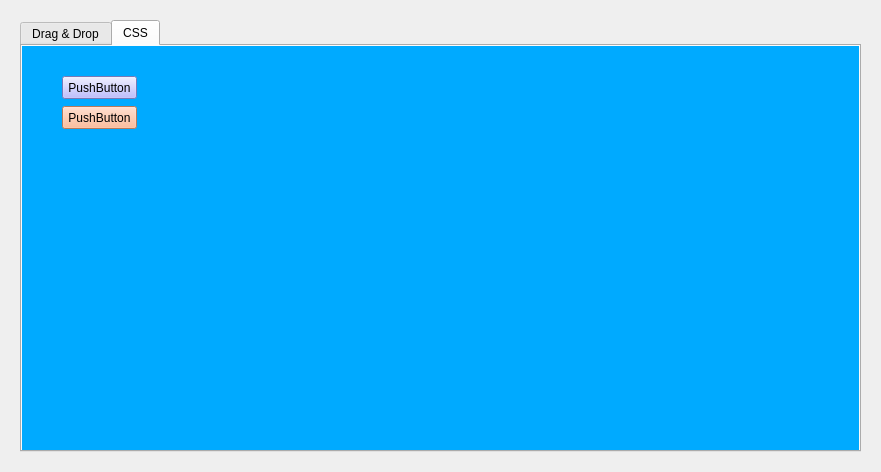
<?xml version="1.0" encoding="UTF-8"?>
<ui version="4.0">
 <class>DragNDrop</class>
 <widget class="QWidget" name="DragNDrop">
  <property name="geometry">
   <rect>
    <x>0</x>
    <y>0</y>
    <width>881</width>
    <height>472</height>
   </rect>
  </property>
  <layout class="QGridLayout" name="gridLayout_4">
   <item row="0" column="0">
    <widget class="QWidget" name="widget" native="true">
     <layout class="QGridLayout" name="gridLayout_2">
      <item row="0" column="0">
       <widget class="QTabWidget" name="TabWidget">
        <property name="currentIndex">
         <number>1</number>
        </property>
        <widget class="QWidget" name="tabDragNDrop">
         <attribute name="title">
          <string>Drag &amp;&amp; Drop</string>
         </attribute>
         <widget class="QWidget" name="layoutWidget">
          <property name="geometry">
           <rect>
            <x>10</x>
            <y>10</y>
            <width>301</width>
            <height>25</height>
           </rect>
          </property>
          <layout class="QHBoxLayout" name="horizontalLayout">
           <item>
            <widget class="QLineEdit" name="lineEdit">
             <property name="sizePolicy">
              <sizepolicy hsizetype="Expanding" vsizetype="Fixed">
               <horstretch>0</horstretch>
               <verstretch>0</verstretch>
              </sizepolicy>
             </property>
             <property name="minimumSize">
              <size>
               <width>133</width>
               <height>0</height>
              </size>
             </property>
             <property name="dragEnabled">
              <bool>true</bool>
             </property>
            </widget>
           </item>
           <item>
            <widget class="QComboBox" name="comboBox">
             <property name="sizePolicy">
              <sizepolicy hsizetype="MinimumExpanding" vsizetype="Fixed">
               <horstretch>0</horstretch>
               <verstretch>0</verstretch>
              </sizepolicy>
             </property>
             <property name="minimumSize">
              <size>
               <width>69</width>
               <height>0</height>
              </size>
             </property>
             <property name="acceptDrops">
              <bool>true</bool>
             </property>
             <property name="editable">
              <bool>true</bool>
             </property>
            </widget>
           </item>
           <item>
            <widget class="QPushButton" name="pbDragNDrop">
             <property name="text">
              <string>DragToMe</string>
             </property>
            </widget>
           </item>
          </layout>
         </widget>
        </widget>
        <widget class="QWidget" name="tabCss">
         <property name="styleSheet">
          <string notr="true">QWidget{
background-color: rgb(0, 170, 255);
}

QPushButton{
	background-color: rgb(255, 170, 127);
}

QPushButton#pushButton{
	background-color: rgb(170, 170, 255);
}</string>
         </property>
         <attribute name="title">
          <string>CSS</string>
         </attribute>
         <widget class="QPushButton" name="pushButton">
          <property name="geometry">
           <rect>
            <x>40</x>
            <y>30</y>
            <width>75</width>
            <height>23</height>
           </rect>
          </property>
          <property name="text">
           <string>PushButton</string>
          </property>
         </widget>
         <widget class="QPushButton" name="pushButton_2">
          <property name="geometry">
           <rect>
            <x>40</x>
            <y>60</y>
            <width>75</width>
            <height>23</height>
           </rect>
          </property>
          <property name="text">
           <string>PushButton</string>
          </property>
         </widget>
        </widget>
       </widget>
      </item>
     </layout>
    </widget>
   </item>
  </layout>
 </widget>
 <resources/>
 <connections/>
</ui>
